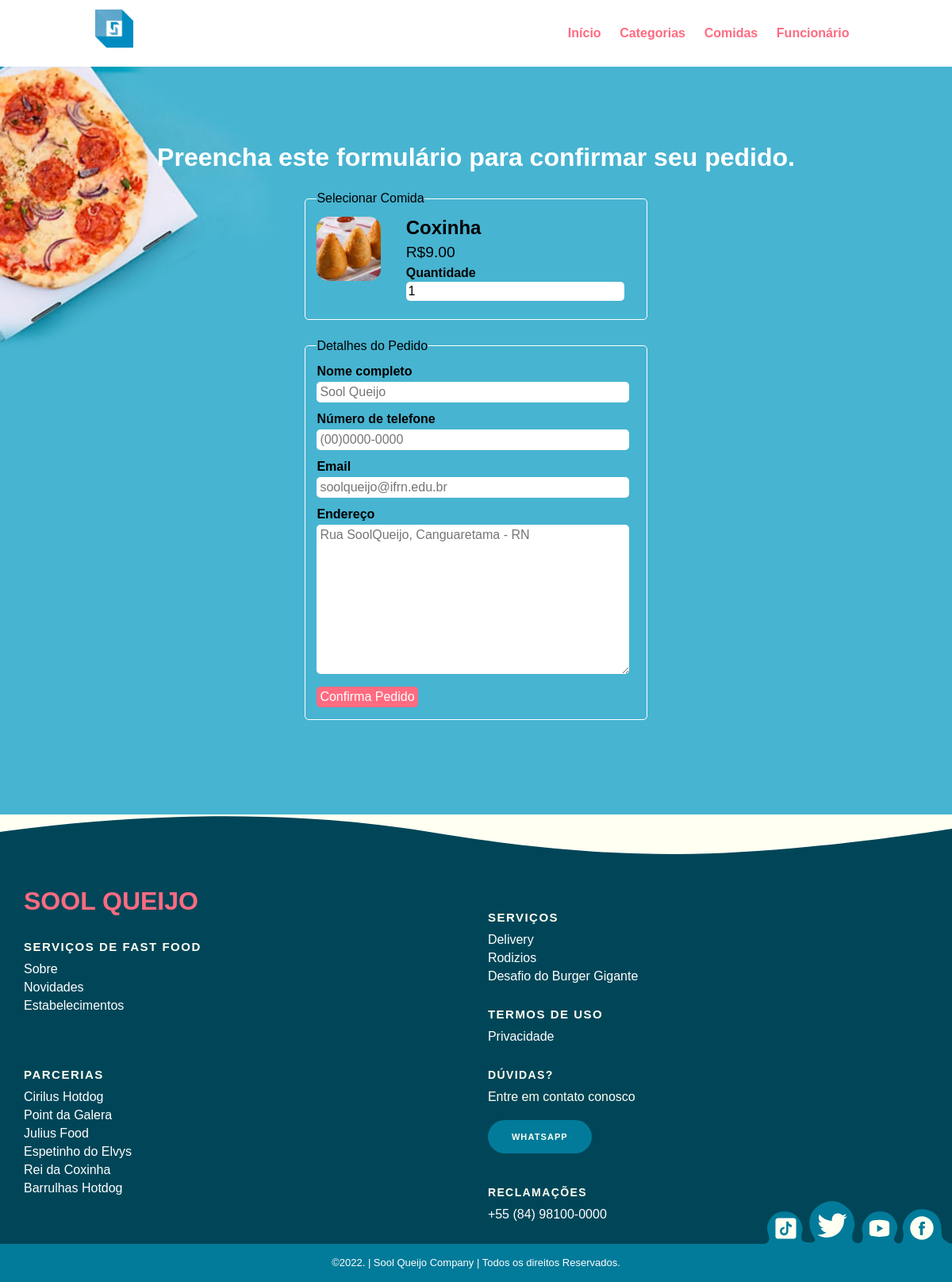
The page /order.php?food_id=9 on the database its author committed.
### tables this page shows
CREATE TABLE `tbl_food` (
  `id` int(10) UNSIGNED NOT NULL,
  `title` varchar(100) NOT NULL,
  `description` text NOT NULL,
  `price` decimal(10,2) NOT NULL,
  `image_name` varchar(255) NOT NULL,
  `category_id` int(10) UNSIGNED NOT NULL,
  `featured` varchar(10) NOT NULL,
  `active` varchar(10) NOT NULL
);

### order.php (the view, shortened to what this page needs)
<?php include('partials-front/menu.php');
?>
<?php if(isset($_GET['food_id'])) {
    $food_id=$_GET['food_id'];
    $sql="SELECT * FROM tbl_food WHERE id=$food_id";
    $res=mysqli_query($conn, $sql);
    $count=mysqli_num_rows($res);
    if($count==1) {
        $row=mysqli_fetch_assoc($res);
        $title=$row['title'];
        $price=$row['price'];
        $image_name=$row['image_name'];
    }
    else {
        header('location:'.SITEURL);
    }
}
else {
    header('location:'.SITEURL);
}
?>
<section class="food-search">
    <div class="container">
        <h2 class="text-center text-white">Preencha este formulário para confirmar seu pedido.</h2>
        <form action="" method="POST" class="order">
            <fieldset>
                <legend>Selecionar Comida</legend>
                <div class="food-menu-img"><?php if($image_name=="") {
    echo "<div class='error'>Imagem indisponível.</div>";
}
            else {
                ?>
                 <img src="<?php echo SITEURL; ?>images/food/<?php echo $image_name; ?>" alt="Lanche escolhido" class="img-responsive img-curve"><?php
                }
                  ?>
                   </div>
                       <div class="food-menu-desc">
                         <h3><?php echo $title;
                               ?>
                                </h3>
                              <p class="food-price">R$<?php echo $price;
                            ?>
                        </p>
                    <div class="order-label">Quantidade</div><input type="number" name="qty" class="input-responsive"value="1" required>
                </div>
            </fieldset>
            <fieldset>
                <legend>Detalhes do Pedido</legend>
                   <div class="order-label">Nome completo</div>
                     <input type="text" name="full-name"placeholder="Sool Queijo" class="input-responsive" required>
                        <div class="order-label">Número de telefone</div>
                          <input type="tel" name="contact"placeholder="(00)0000-0000" class="input-responsive" required>
                            <div class="order-label">Email</div>
                               <input type="email" name="email" placeholder="soolqueijo@ifrn.edu.br" class="input-responsive" required>
                                  <div class="order-label">Endereço</div>
                                    <textarea name="address" rows="10" placeholder="Rua SoolQueijo, Canguaretama - RN" class="input-responsive" required></textarea>
                                     <input type="submit" name="submit" value="Confirma Pedido" class="btn btn-primary">
                               </fieldset>
                            </form>
                        </div>
                    </section><?php include('partials-front/footer.php');
                  ?>

### css/style.css (style rules this page uses)
* { margin: 0 0; padding: 0 0; font-family: Arial, Helvetica, sans-serif; }
.container { width: 80%; margin: 0 auto; padding: 1%; }
.img-responsive { width: 100%; }
.img-curve { border-radius: 15px; }
.text-center { text-align: center; }
.text-white { color: white; }
.btn { padding: 1%; border: none; font-size: 1rem; border-radius: 5px; }
.btn-primary { background-color: #ff6b81; color: white; cursor: pointer; }
h2 { color: #ff6b81; font-size: 2rem; margin-bottom: 2%; }
h3 { font-size: 1.5rem; }
fieldset { border: 1px solid white; margin: 5%; padding: 3%; border-radius: 5px; }
.food-search { background-image: url(../images/bg.jpg); background-size: cover; background-repeat: no-repeat; background-position: center; padding: 7% 0; }
.food-menu-img { width: 20%; float: left; }
.food-menu-desc { width: 70%; float: left; margin-left: 8%; }
.food-price { font-size: 1.2rem; margin: 2% 0; }
.order { width: 50%; margin: 0 auto; }
.input-responsive { width: 96%; padding: 1%; margin-bottom: 3%; border: none; border-radius: 5px; font-size: 1rem; }
.order-label { margin-bottom: 1%; font-weight: bold; }

### rows shown on the page
tbl_food: image_name (picture), title "Coxinha", price "9.00"
